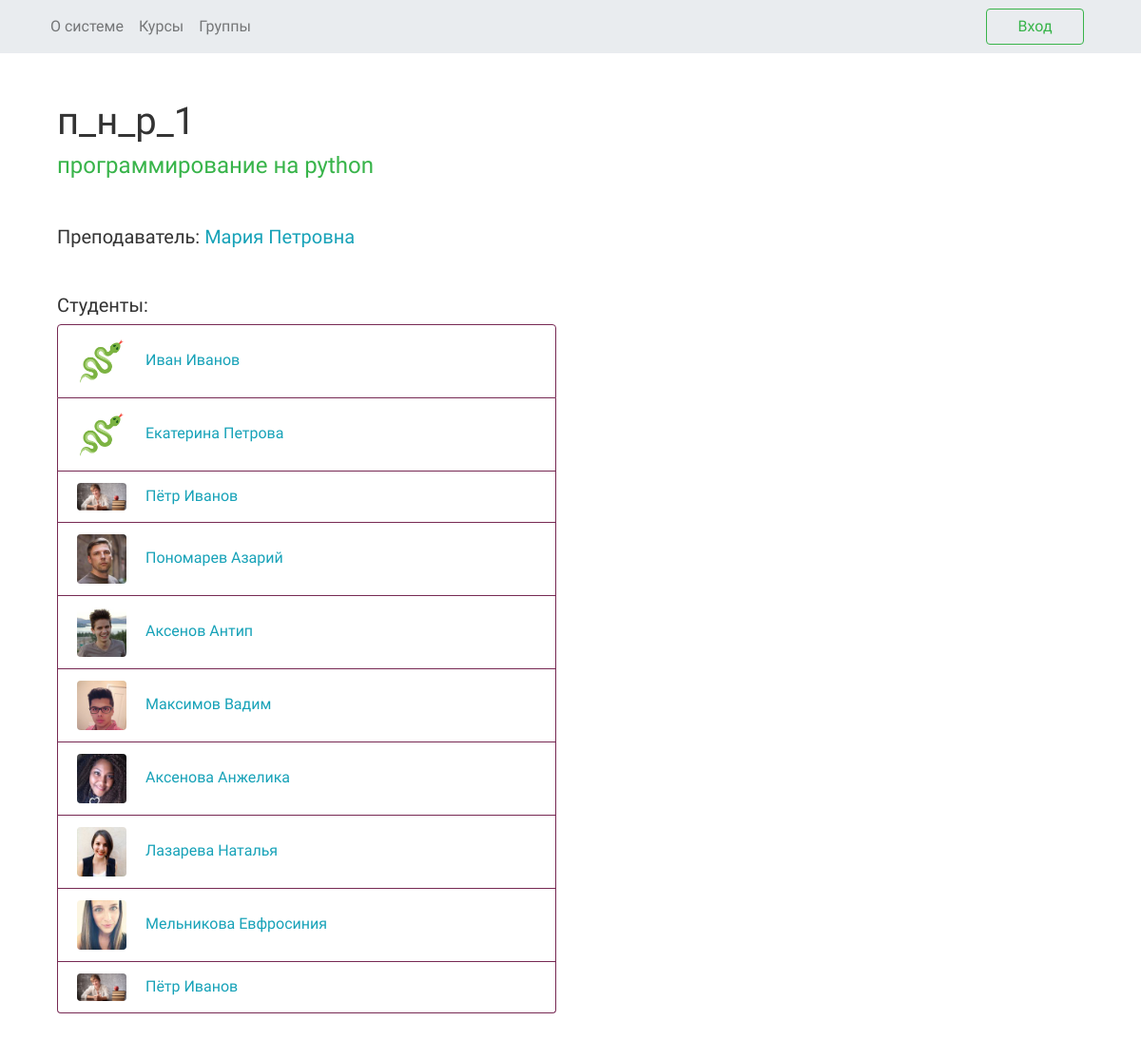
/group/п_н_p_1, run on the app's committed database.
### learn_app/models.py (models this page shows, shortened)
class Group(models.Model):
    name = models.CharField(max_length=20, verbose_name='Название группы')
    course = models.ForeignKey(Course, null=True, on_delete=models.SET_NULL)

class Course(models.Model):
    name = models.CharField(max_length=50,verbose_name='Название курса')
    description = models.CharField(max_length=400, verbose_name='Описание курса')
    def __str__(self):
        return self.name
    def get_absolute_url(self):
        return reverse('course_detail_url', kwargs={'name': self.name})

class TeacherGroup(models.Model):
    teacher = models.ForeignKey(User, on_delete=models.SET_NULL, null=True)
    group = models.ForeignKey(Group, null=True, on_delete=models.SET_NULL)

class User(AbstractUser):
    avatar = models.ImageField(null=True, blank=True, upload_to='media', verbose_name='Аватарка', default='media/default.png')
    user_type = models.ForeignKey(UserType, on_delete=models.CASCADE, null=True, verbose_name='Тип пользвателя')
    username = models.TextField(verbose_name='Имя пользователя', unique=True)
    description = models.TextField(null=True, verbose_name='О себе')
    first_name = models.TextField(verbose_name='Имя')
    last_name = models.TextField(verbose_name='Фамилия')
    score = models.IntegerField(default=0, verbose_name='Балл')
    def __init__(self, *args, **kwargs):
        super(User, self).__init__(*args, **kwargs)
        self._meta.get_field('password').verbose_name = 'Пароль'
    def get_absolute_url(self):
        return reverse('user_detail_url', kwargs={'username': self.username})

class UserGroup(models.Model):
    group = models.ForeignKey(Group, null=True, on_delete=models.SET_NULL)
    user = models.ForeignKey(User, null=True, on_delete=models.SET_NULL)

### learn_app/views.py (the view)
# urls.py: path('group/<str:name>', view.GroupDetail.as_view(), name='group_detail_url'),
class GroupDetail(View):
    model = Group
    template = 'group_detail.html'
    def get(self, request, name):
        group = get_object_or_404(self.model, name__iexact=name)
        students = list(UserGroup.objects.filter(group=group.id))
        try:
            teacher = TeacherGroup.objects.get(group=group.id)
        except ObjectDoesNotExist:
            teacher = None
        return render(request, self.template, context={'students': students, 'group': group, 'teacher': teacher})

### templates/group_detail.html (shortened to what this page needs)
{% extends 'base.html' %}
{% block content %}
    {% load static %}
    <link rel="stylesheet" type="text/css" href="{% static 'index.css' %}">
    <div class = 'container'>
        <h1 class = 'mt-5'> {{ group.name }} </h1>
        <h4> <a class = 'text-success' href="{{ group.course.get_absolute_url }}">{{ group.course }}</a> </h4>
        {% if teacher is not None %}
            <h5 class = 'mt-5'>
                Преподаватель:
                <a href="{{ teacher.teacher.get_absolute_url }}" class="text-info">
                    {{ teacher.teacher.first_name }} {{ teacher.teacher.last_name }}
                </a>
            </h5>
        {% else %}
            <div>
                Преподаватель пока не назначен.
            </div>
        {% endif %}
        <h5 class="mt-5">Студенты: </h5>
        <ol class="list-group col-lg-6 mb-5">
            {% for student in students %}
                <li class="list-group-item border-dark">
                    <img class="rounded mr-3" src="{{ student.user.avatar.url }}" width="52px">
                    <a class="text-info" href="{{ student.user.get_absolute_url }}" >{{ student.user.first_name}} {{ student.user.last_name }}</a>
                </li>
            {% endfor %}
        </ol>
    </div>
{% endblock %}

### easy_learn/static/index.css (style rules this page uses)
* { padding: 0px; margin: 0px; }

### data on the page
Group: name "п_н_p_1", course "программирование на python"
TeacherGroup: teacher.first_name "Мария", teacher.last_name "Петровна"
UserGroup: user.avatar (placeholder picture), user.first_name "Иван", user.last_name "Иванов"
UserGroup: user.avatar (placeholder picture), user.first_name "Екатерина", user.last_name "Петрова"
UserGroup: user.avatar (picture), user.first_name "Пётр", user.last_name "Иванов"
UserGroup: user.avatar (picture), user.first_name "Пономарев", user.last_name "Азарий"
UserGroup: user.avatar (picture), user.first_name "Аксенов", user.last_name "Антип"
UserGroup: user.avatar (picture), user.first_name "Максимов", user.last_name "Вадим"
UserGroup: user.avatar (picture), user.first_name "Аксенова", user.last_name "Анжелика"
UserGroup: user.avatar (picture), user.first_name "Лазарева", user.last_name "Наталья"
UserGroup: user.avatar (picture), user.first_name "Мельникова", user.last_name "Евфросиния"
UserGroup: user.avatar (picture), user.first_name "Пётр", user.last_name "Иванов"
